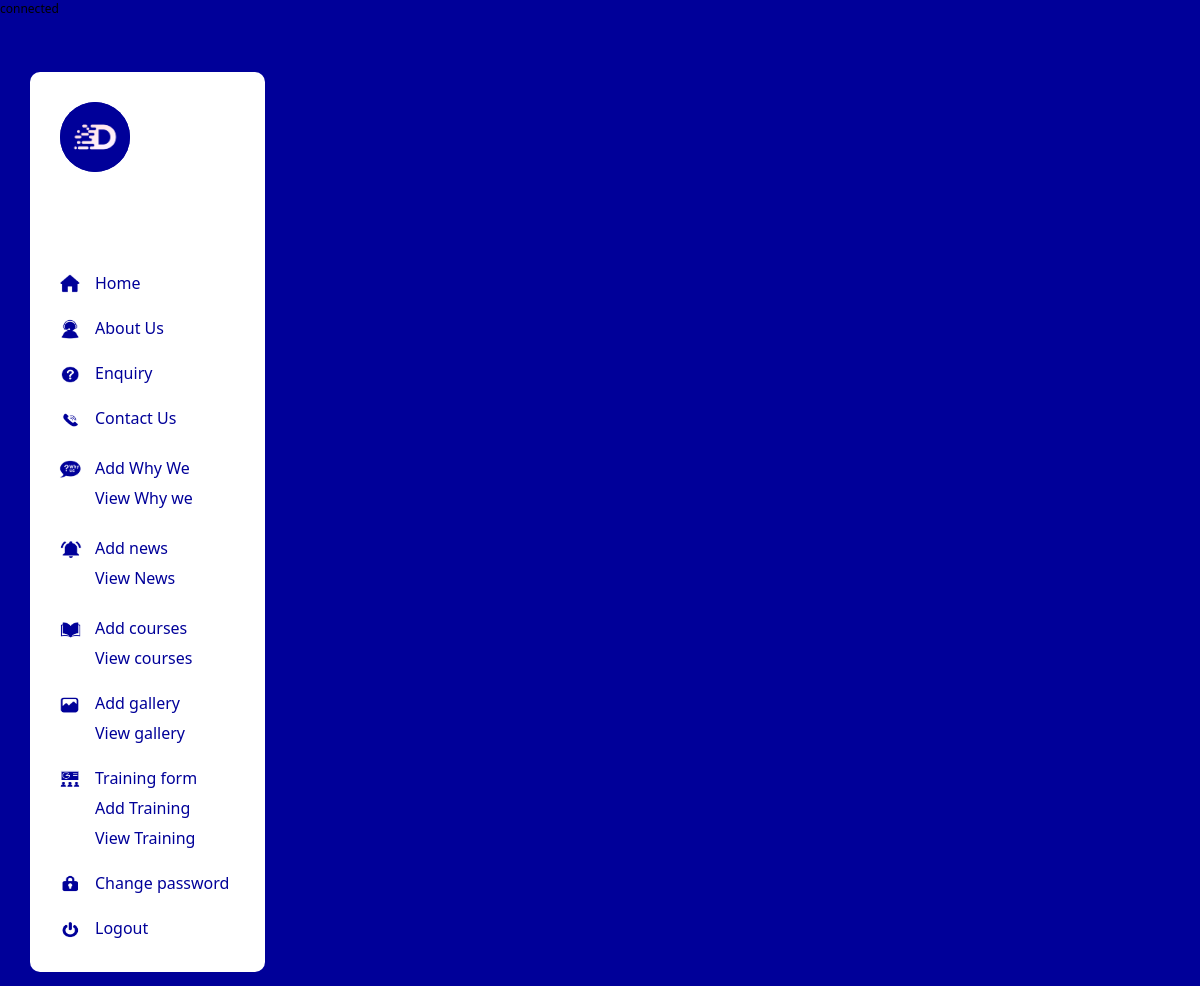
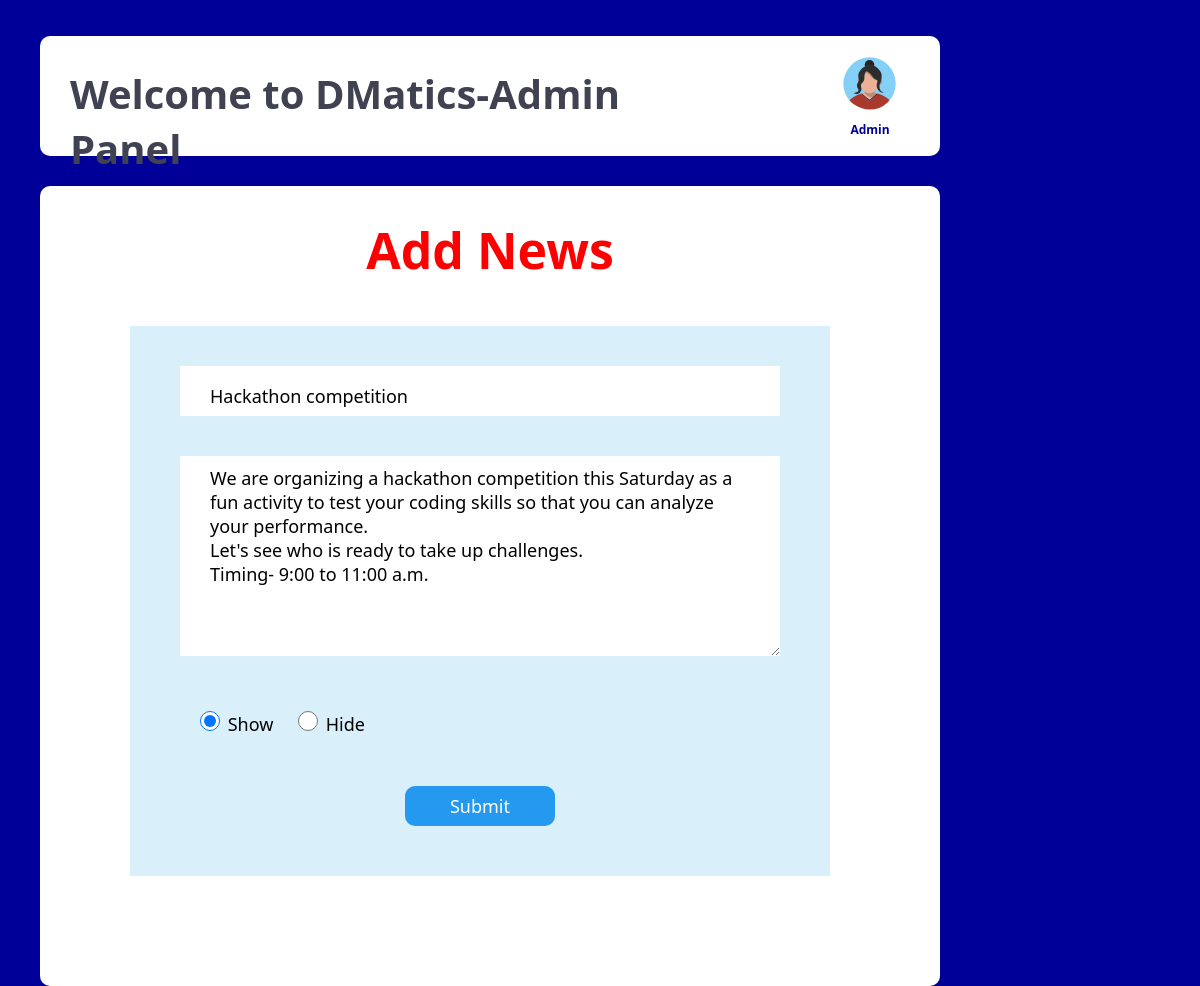
Page /admin/addnews.php?updid=1 (signed in) on the committed database (2 pictures, top to bottom).
### tables this page shows
CREATE TABLE `news` (
  `id` int(11) NOT NULL,
  `title` varchar(50) NOT NULL,
  `description` text NOT NULL,
  `visible` int(11) NOT NULL
);

### admin/addnews.php (the view, shortened to what this page needs)
<?php
include("config/connection.php");
$row['title']="";
$row['visible']="";
$row['description']="";
if($_GET['updid']!="")
{
$query="select* from news where id='".$_GET['updid']."'";
$result=mysqli_query($conn, $query);
$row=mysqli_fetch_assoc($result);
}
?>
<html>
 <head>
    <link href="css/style.css" rel="stylesheet">
 </head>
 <body>
     <div class="bar"></div>
     <?php include ("mleft.php") ?>
     <?php include ("header.php") ?>
     <div class="main">
        <div class="pagetitle"> Add News </div>
        <div class="mright">
          <form method="post">
            <div class="row">
               <input type="text" name="title" placeholder="Title" class="input" value="<?php echo $row['title']?>">
            </div>
            <div class="row" style="height:200px">
               <textarea name="description" placeholder="Description" class="tarea"><?php echo $row['description']?></textarea>
            </div>
            <div class="row" style="background-color:#d9f0fb; font-size:18px;">
               <input type="radio" name="visible" value="1" class="rbtn" <?php if($row['visible']=="1") echo "checked"; ?> > Show
               <input type="radio" name="visible" value="0"  class="rbtn" <?php if($row['visible']=="0") echo "checked"; ?> > Hide
            </div>
            <div class="row" style="background-color:#d9f0fb;">
               <input type="submit" name="submit" value="Submit" class="btn">
            </div>
          </form>
       </div>
     </div>
 </body>
</html>

### admin/css/style.css (style rules this page uses)
* { font-family: 'Segoe UI', Tahoma, Geneva, Verdana, sans-serif; }
body { background-color:#009; margin:0px; padding:0px; color:#000; font-size: 12px;; }
.bar { width:100%; height:5px; background-color:#009; }
.main { width:900px; min-height:800px; background-color:#fff; margin-top:30px; margin-left:40px; border-radius:10px; float:left; }
.pagetitle { width: 850px; height: 80px; margin:30px auto; text-align: center; font-size: 50px; color: #f00; font-weight: bold; }
.mright { width:700px; min-height:500px; background-color:#d9f0fb; margin-left:90px; float:left; }
.row { width: 600px; height:50px; background-color:#eee; margin: 40px auto; }
.input, .tarea { width: 600px; height:50px; font-size:18px; border:none; padding-top:10px; padding-left:30px; padding-right:30px; box-sizing: border-box; }
.tarea { height:200px; }
.btn { width: 150px; height: 40px; background-color:#2499ef; font-size: 18px; color:#fff; border:none; border-radius: 10px; margin: 0px 225px; cursor: pointer; }
.rbtn { width: 20px; height:20px; margin-top: 15px; margin-left:20px; cursor: pointer; }

### rows in the picture
news: title "Hackathon competition", description "We are organizing a hackathon competition this Saturday as a fun activity to test your coding skills so that you can analyze your performance. Let's see who is ready to take up challenges. Timing- 9:00 to 11:00 a.m.", visible "☑"
